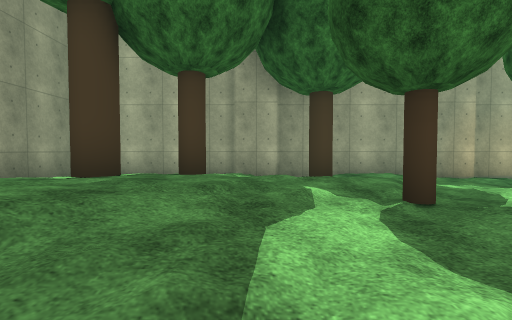
[1] (above)

16 first-person views from a walk through a Unity game level. The camera is 1.3 m above the floor, tilts 2° down and sees 85° across. The floor is counted in squares, 2 m on a side. Each view is taken from the middle of a square. On the plan, view 1 faces up. The plan holds only what a view shows up to about 9 squares ahead; the rest is blank. The place goes on beyond the plan. Some trees and plants on the terrain are drawn as simple stand-ins. The player is left out. Some animated figures are not drawn. Some surface patterns are stand-ins.

[2]
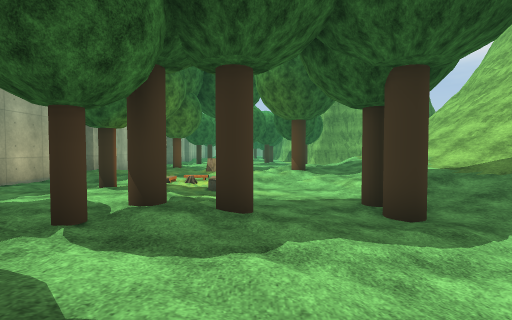

[3]
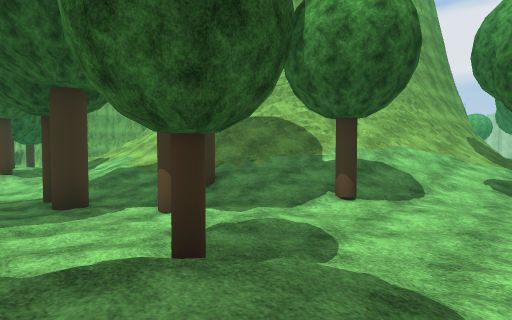

[4]
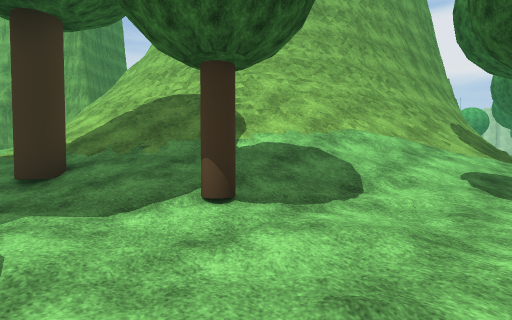

[5]
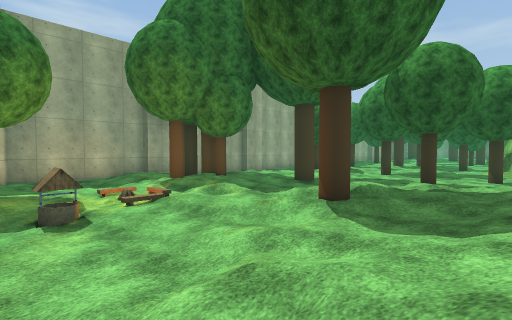

[6]
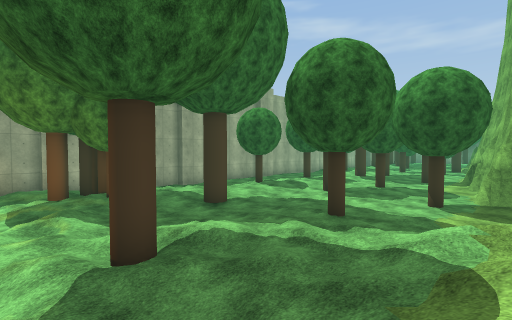

[7]
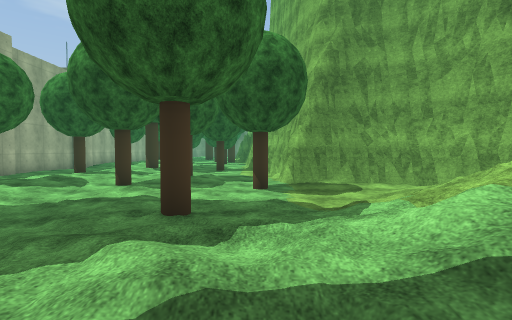

[8]
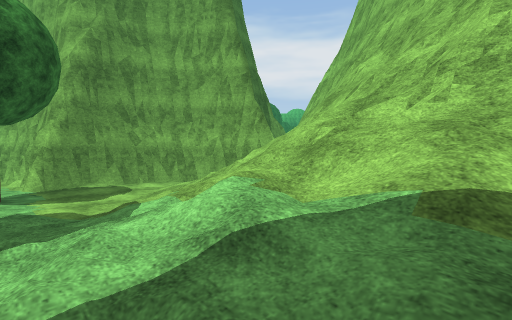

[9]
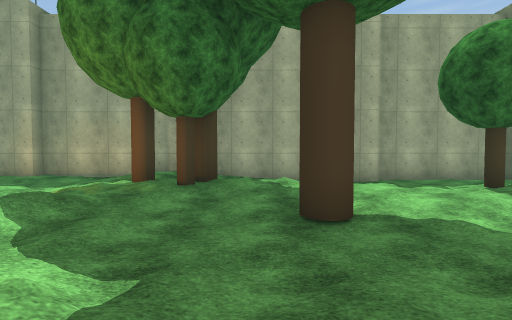

[10]
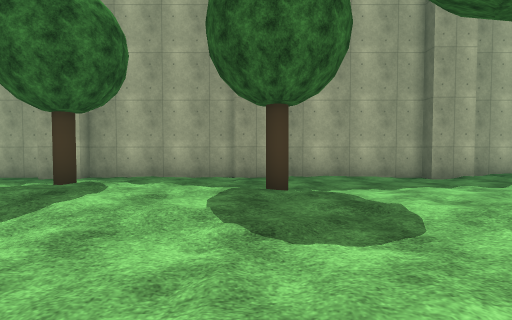

[11]
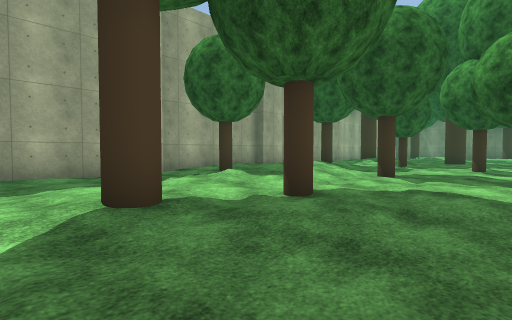

[12]
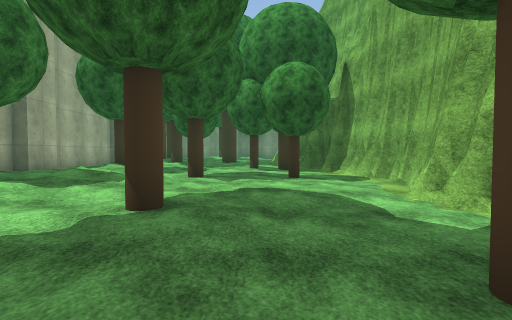

[13]
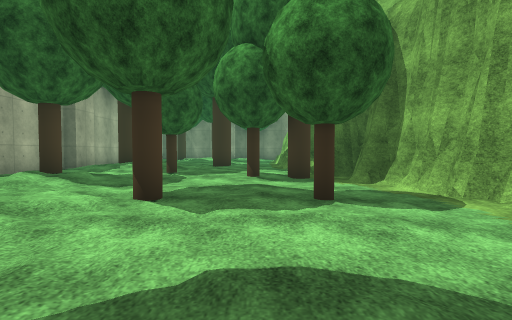

[14]
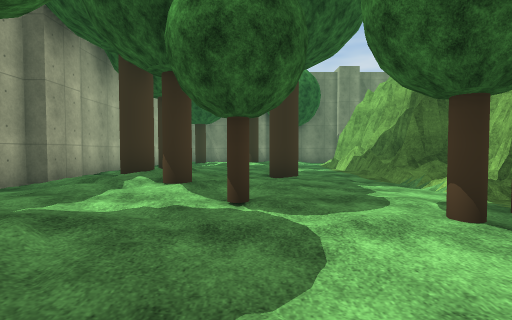

[15]
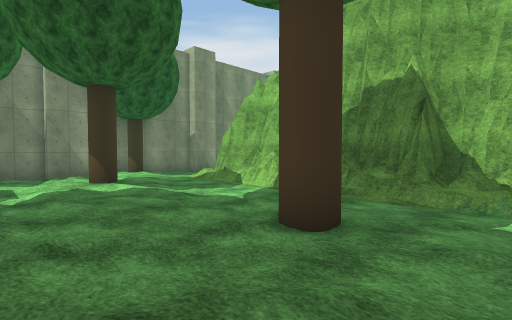

[16]
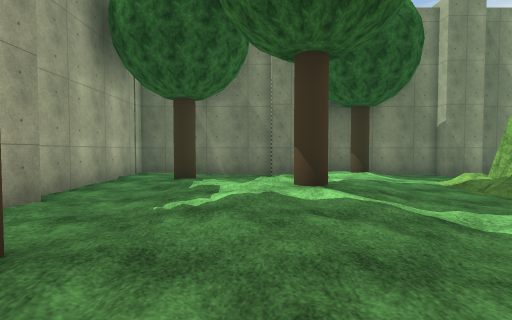

### Floor plan
Key: @ floor where view 1 was taken; # wall or solid block; x gap in a wall; . main floor; : floor 0.25 m higher than the main floor; - floor 0.25 m lower than the main floor; + floor 0.5 m higher than the main floor; * floor 0.75 m higher than the main floor; % floor 1 m higher than the main floor; / step, stairs or slope; = window, fence, low wall or low ledge; ^ raised ledge; T tree; O other object.
Columns run from 5 left of view 1 to 45 right of it. Each row starts with its distance up from view 1.
  8  ########################################### ######
  7 #      ::::...+x..-----.--...--.:::   -.x--.##--..#
  6 #    /T  ..--:/T    -...-..---.T.:.: :.:T.T..---T.#
  5 #   T*++:::...T/T::::.T..T--...T//:+T..::::..::..-#
  4   *T***++:T.:.:+T:::::::::....::+:....:T:..::::.--#
  3   *****TT+/.///:..T.:::::...T.......-T.......T:   #
  2    %**+++:.O/:/.----.-T-....-.T...T-.....T--......#
  1     *+::T-.-.:/..---.......----.....T..--..-----.T#
  0   ***@:..---.////::.....T. -T---.-T--T--#^=^#=----#
 -1   +*T...TT--.:T:+/T...-.-    ---------######### --#
 -2   :/:...-./:/::++::..-T---    ###-######          #
 -3   .....T:///////////.---####    ###               #
 -4   ..../T////// /////.---#
 -5   ..T+//////// //////.-##
 -6   --://///===/ #=// //-#
 -7   -/////=#######===  /##
 -8  T.////###     ####=/##
 -9   .////##         ####
-10   ////##
-11   ://##
-12   T//##
-13    /##
-14    /#

Where each view was taken, in squares from view 1:
view 1: 0 up, 0 right, facing up
view 2: 1 up, 1 left, facing right
view 3: 0 up, 3 left, facing down-right
view 4: 3 down, 3 left, facing down-right
view 5: 3 down, 5 right, facing up-right
view 6: 4 down, 8 right, facing up-right
view 7: 2 down, 10 right, facing right
view 8: 2 down, 10 right, facing down-right
view 9: 1 down, 12 right, facing up
view 10: 0 up, 20 right, facing up
view 11: 0 up, 22 right, facing up-right
view 12: 1 up, 22 right, facing right
view 13: 1 up, 25 right, facing right
view 14: 3 up, 29 right, facing right
view 15: 5 up, 34 right, facing down-right
view 16: 4 up, 36 right, facing right
